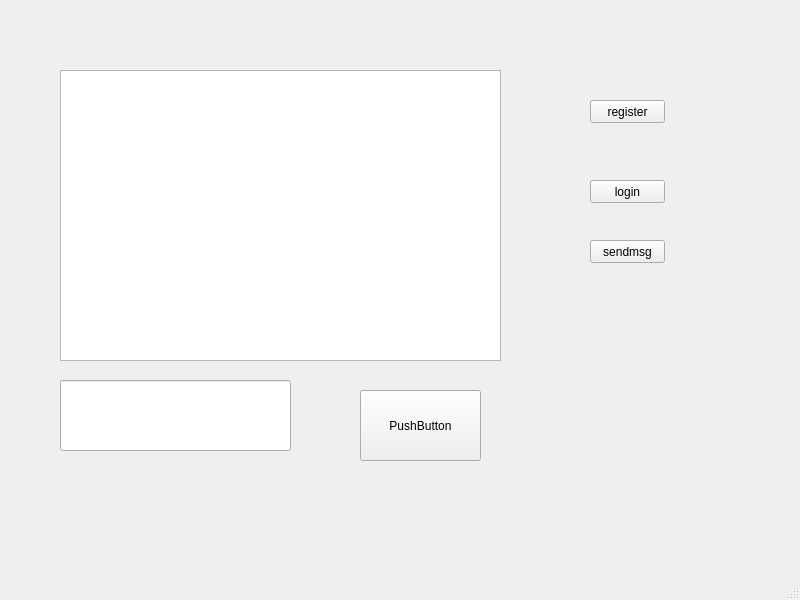
<?xml version="1.0" encoding="UTF-8"?>
<ui version="4.0">
 <class>MainWindow</class>
 <widget class="QMainWindow" name="MainWindow">
  <property name="geometry">
   <rect>
    <x>0</x>
    <y>0</y>
    <width>800</width>
    <height>600</height>
   </rect>
  </property>
  <property name="windowTitle">
   <string>MainWindow</string>
  </property>
  <widget class="QWidget" name="centralwidget">
   <widget class="QTextBrowser" name="textBrowser">
    <property name="geometry">
     <rect>
      <x>60</x>
      <y>70</y>
      <width>441</width>
      <height>291</height>
     </rect>
    </property>
   </widget>
   <widget class="QLineEdit" name="lineEdit">
    <property name="geometry">
     <rect>
      <x>60</x>
      <y>380</y>
      <width>231</width>
      <height>71</height>
     </rect>
    </property>
   </widget>
   <widget class="QPushButton" name="pushButton">
    <property name="geometry">
     <rect>
      <x>360</x>
      <y>390</y>
      <width>121</width>
      <height>71</height>
     </rect>
    </property>
    <property name="text">
     <string>PushButton</string>
    </property>
   </widget>
   <widget class="QPushButton" name="pushButton_2">
    <property name="geometry">
     <rect>
      <x>590</x>
      <y>100</y>
      <width>75</width>
      <height>23</height>
     </rect>
    </property>
    <property name="text">
     <string>register</string>
    </property>
   </widget>
   <widget class="QPushButton" name="pushButton_3">
    <property name="geometry">
     <rect>
      <x>590</x>
      <y>180</y>
      <width>75</width>
      <height>23</height>
     </rect>
    </property>
    <property name="text">
     <string>login</string>
    </property>
   </widget>
   <widget class="QPushButton" name="pushButton_4">
    <property name="geometry">
     <rect>
      <x>590</x>
      <y>240</y>
      <width>75</width>
      <height>23</height>
     </rect>
    </property>
    <property name="text">
     <string>sendmsg</string>
    </property>
   </widget>
  </widget>
  <widget class="QMenuBar" name="menubar">
   <property name="geometry">
    <rect>
     <x>0</x>
     <y>0</y>
     <width>800</width>
     <height>23</height>
    </rect>
   </property>
  </widget>
  <widget class="QStatusBar" name="statusbar"/>
 </widget>
 <resources/>
 <connections/>
</ui>
